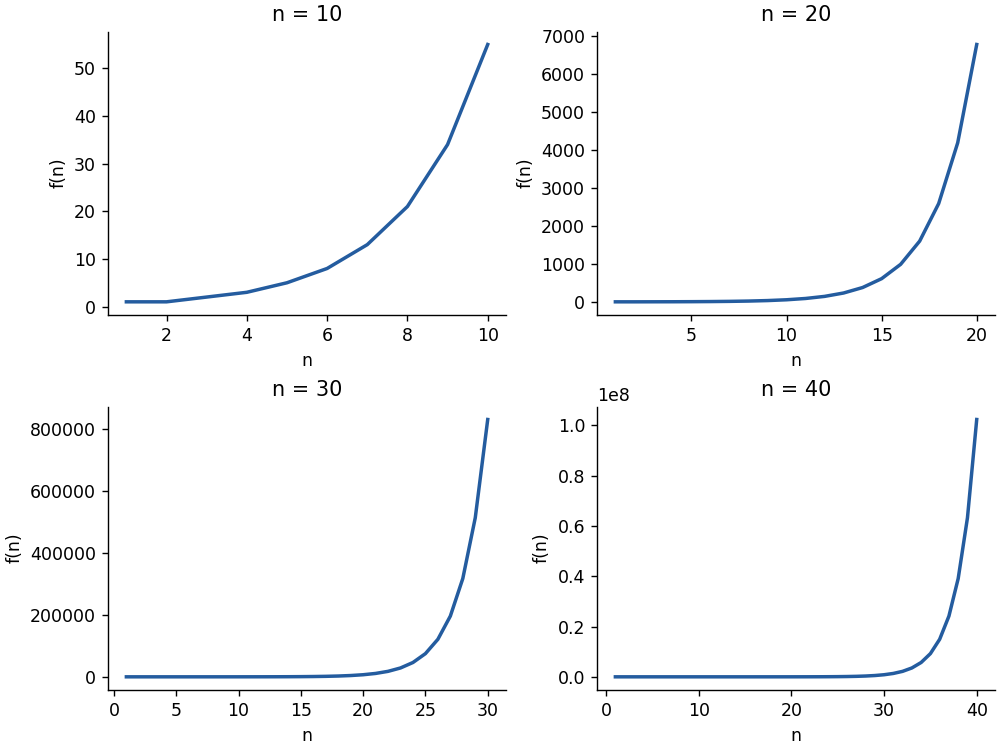

Generate this figure with Python:
"""Original Fibonacci plots; saves a basename PNG to the cwd."""
from pathlib import Path
from math import sqrt
import matplotlib.pyplot as plt

def binet(n):
    phi=(1+sqrt(5))/2;psi=(1-sqrt(5))/2
    return round((phi**n-psi**n)/sqrt(5))

# Independent integer recurrence verifies the range used by the answer code.
a,b=0,1
for n in range(51):
    assert binet(n)==a
    a,b=b,a+b
list50=[binet(n) for n in range(1,51)]
fig,axes=plt.subplots(2,2,figsize=(8,6),layout='constrained',facecolor='white')
for ax,stop in zip(axes.flat,[10,20,30,40]):
    ax.plot(range(1,stop+1),list50[:stop],color='#245c9f',linewidth=2)
    ax.set(title=f'n = {stop}',xlabel='n',ylabel='f(n)')
    ax.spines[['top','right']].set_visible(False)
fig.savefig(Path('paper-2-fibonacci.png'),dpi=125,facecolor='white')
plt.close(fig)
